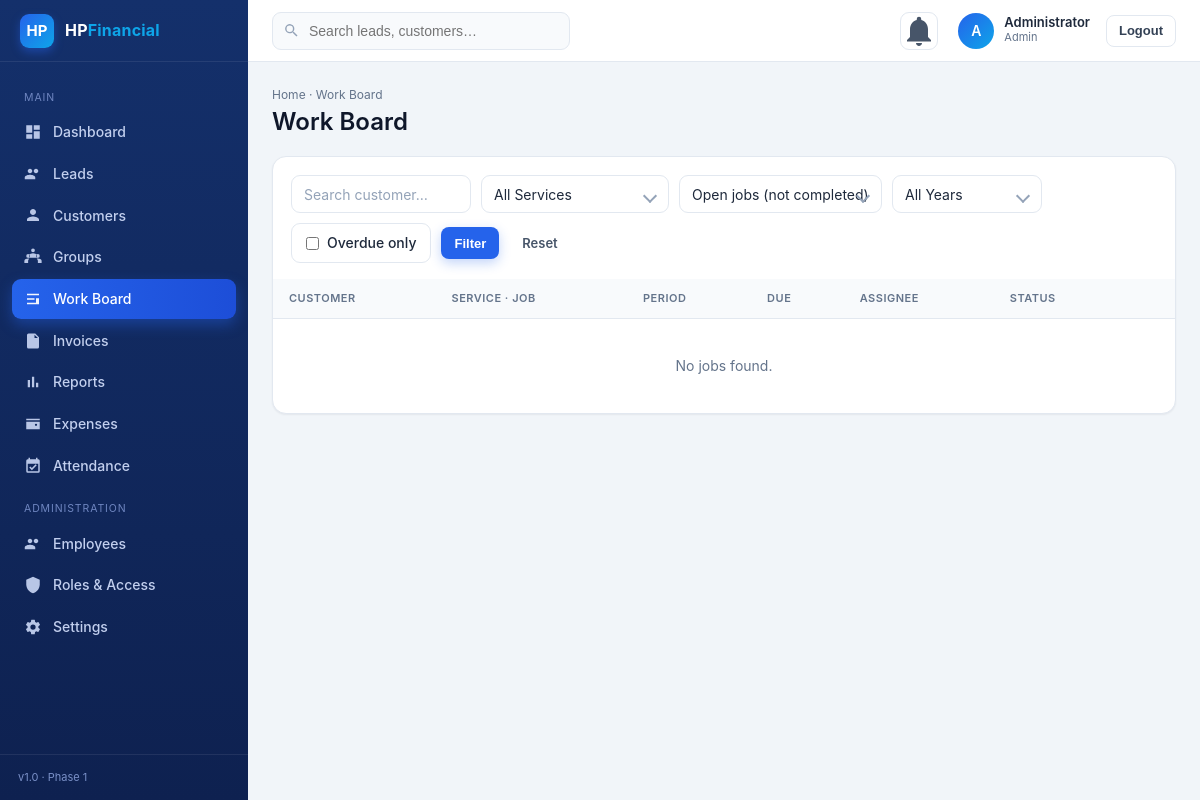
/work-board (signed in), run on the app's committed database.
### tables this page shows
CREATE TABLE users (
  id BIGINT UNSIGNED AUTO_INCREMENT PRIMARY KEY,
  name VARCHAR(120) NOT NULL,
  mobile VARCHAR(15) NOT NULL UNIQUE,
  email VARCHAR(150) NULL,
  password_hash VARCHAR(255) NOT NULL,
  role_id BIGINT UNSIGNED NOT NULL,
  status ENUM('active','inactive') NOT NULL DEFAULT 'active',
  must_change_password TINYINT(1) NOT NULL DEFAULT 1,
  last_login_at DATETIME NULL,
  created_by BIGINT UNSIGNED NULL,
  created_at DATETIME NOT NULL DEFAULT CURRENT_TIMESTAMP,
  updated_at DATETIME NOT NULL DEFAULT CURRENT_TIMESTAMP ON UPDATE CURRENT_TIMESTAMP,
  FOREIGN KEY (role_id) REFERENCES roles(id),
  INDEX(status)
);

CREATE TABLE roles (
  id BIGINT UNSIGNED AUTO_INCREMENT PRIMARY KEY,
  name VARCHAR(50) NOT NULL,
  slug VARCHAR(50) NOT NULL UNIQUE
);

### app/Core/Controller.php (called while the page is built, shortened)
<?php
abstract class Controller
{
    protected function view(string $template, array $data = [], string $layout = 'app'): void
    {
        extract($data, EXTR_SKIP);
        $content = (function () use ($template, $data) {
            extract($data, EXTR_SKIP);
            ob_start();
            require APP_PATH . '/Views/' . $template . '.php';
            return ob_get_clean();
        })();
        require APP_PATH . '/Views/layouts/' . $layout . '.php';
    }
}

### app/Controllers/ServiceJobController.php (called while the page is built, shortened)
<?php
class ServiceJobController extends Controller
{
    private function nav(): array { return ['unreadCount' => Notification::unreadCount(Auth::id())]; }
    public function board(): void
    {
        $f = Request::only(['service','status','assignee','overdue','financial_year','q']);
        $this->view('services/board', array_merge($this->nav(), [
            'pageTitle' => 'Work Board', 'activeNav' => 'board',
            'jobs' => ServiceJob::board($f),
            'services' => Service::activeList(),
            'fileStatuses' => FileStatus::activeList(),
            'employees' => User::activeList(), 'f' => $f,
        ]));
    }
}

### public/index.php (called while the page is built, shortened)
<?php
require dirname(__DIR__) . '/app/bootstrap.php';
$router = new Router();
$router->dispatch(Request::method(), Request::path());

### app/Helpers/functions.php (called while the page is built, shortened)
<?php
function e($v): string { return htmlspecialchars((string)($v ?? ''), ENT_QUOTES, 'UTF-8'); }
function base_url(): string
{
    $script = str_replace('\\', '/', dirname($_SERVER['SCRIPT_NAME'] ?? ''));
    return rtrim($script, '/');
}
function url(string $path = '/'): string
{
    return base_url() . '/' . ltrim($path, '/');
}
function asset(string $path): string { return url('assets/' . ltrim($path, '/')); }
function can(string $perm): bool { return Auth::can($perm); }
function active(string $page, string $current): string { return $page === $current ? 'active' : ''; }
function initials(string $name): string
{
    $p = preg_split('/\s+/', trim($name));
    return strtoupper(substr($p[0] ?? '', 0, 1) . (isset($p[1]) ? substr($p[1], 0, 1) : ''));
}

### app/Core/Auth.php (called while the page is built, shortened)
<?php
class Auth
{
    private static ?array $user = null;
    public static function check(): bool { return self::user() !== null; }
    public static function user(): ?array
    {
        if (self::$user !== null) return self::$user;
        $id = Session::get('user_id');
        $st = Database::pdo()->prepare("SELECT u.*, r.slug AS role_slug, r.name AS role_name
            FROM users u JOIN roles r ON r.id = u.role_id WHERE u.id = ? LIMIT 1");
        $st->execute([$id]);
        self::$user = $st->fetch() ?: null;
        return self::$user;
    }
    public static function isAdmin(): bool
    {
        $u = self::user();
        return $u && $u['role_slug'] === 'admin';
    }
    public static function can(string $perm): bool
    {
        return self::isAdmin() || in_array($perm, self::permissions(), true);
    }
}

### app/bootstrap.php (called while the page is built, shortened)
<?php
function env(string $key, $default = null) {
    return $_ENV[$key] ?? getenv($key) ?: $default;
}
spl_autoload_register(function (string $class) {
    $prefix = 'App\\';
    $rel = str_replace('\\', '/', substr($class, strlen($prefix)));
    $file = APP_PATH . '/' . $rel . '.php';
});
require APP_PATH . '/Helpers/functions.php';

### app/Core/Database.php (called while the page is built, shortened)
<?php
class Database
{
    private static ?PDO $pdo = null;
    public static function pdo(): PDO
    {
        if (self::$pdo === null) {
            $host = env('DB_HOST', '127.0.0.1');
            $port = env('DB_PORT', '3306');
            $name = env('DB_NAME', 'hp');
            $dsn  = "mysql:host=$host;port=$port;dbname=$name;charset=utf8mb4";
            self::$pdo = new PDO($dsn, env('DB_USER', 'root'), env('DB_PASS', ''), [
                PDO::ATTR_ERRMODE            => PDO::ERRMODE_EXCEPTION,
                PDO::ATTR_DEFAULT_FETCH_MODE => PDO::FETCH_ASSOC,
                PDO::ATTR_EMULATE_PREPARES   => false,
            ]);
        }
        return self::$pdo;
    }
}

### app/Core/Session.php (called while the page is built, shortened)
<?php
class Session
{
    public static function get(string $k, $d = null) { return $_SESSION[$k] ?? $d; }
}

### app/Core/Model.php (called while the page is built, shortened)
<?php
abstract class Model
{
    protected static function db(): PDO { return Database::pdo(); }
    public static function query(string $sql, array $params = []): array
    {
        $st = self::db()->prepare($sql);
        $st->execute($params);
        return $st->fetchAll();
    }
}

### app/Models/Service.php (called while the page is built, shortened)
<?php
class Service extends Model
{
    public static function activeList(): array
    {
        return self::query("SELECT * FROM services WHERE status='active' ORDER BY id");
    }
}

### app/Models/FileStatus.php (called while the page is built, shortened)
<?php
class FileStatus extends Model
{
    public static function activeList(): array
    {
        return self::query("SELECT * FROM file_statuses WHERE status='active' ORDER BY sort_order");
    }
}

### app/Views/services/board.php (the view, shortened to what this page needs)
<div class="page-head">
  <div><div class="crumb">Home · Work Board</div><h1>Work Board</h1></div>
</div>
<div class="card">
  <div class="card__body" style="padding-bottom:0">
    <form method="get" class="filter-bar">
      <input class="input" id="boardSearch" name="q" value="<?= e($f['q']??'') ?>" placeholder="Search customer…" style="width:180px" autocomplete="off">
      <div class="select-wrap"><select class="select" name="service"><option value="">All Services</option>
        <?php foreach ($services as $s): ?><option value="<?= e($s['code']) ?>" <?= ($f['service']??'')==$s['code']?'selected':'' ?>><?= e($s['name']) ?></option><?php endforeach; ?></select></div>
      <div class="select-wrap"><select class="select" name="status"><option value="">Open jobs (not completed)</option>
        <?php foreach ($fileStatuses as $fs): ?><option value="<?= $fs['id'] ?>" <?= ($f['status']??'')==$fs['id']?'selected':'' ?>><?= e($fs['name']) ?></option><?php endforeach; ?></select></div>
      <div class="select-wrap"><select class="select" name="financial_year"><option value="">All Years</option>
        <?php for($fy=2040;$fy>=2018;$fy--):$fyLabel=$fy.'-'.str_pad(($fy+1)%100,2,'0',STR_PAD_LEFT); ?>
        <?php endfor; ?></select></div>
      <label class="chip-check <?= !empty($f['overdue'])?'on':'' ?>"><input type="checkbox" name="overdue" value="1" <?= !empty($f['overdue'])?'checked':'' ?> onchange="this.form.submit()"> Overdue only</label>
      <button class="btn btn--primary btn--sm">Filter</button>
      <a href="<?= url('/work-board') ?>" class="btn btn--ghost btn--sm">Reset</a>
    </form>
  </div>
  <div class="table-wrap">
    <table class="tbl">
      <thead><tr><th>Customer</th><th>Service · Job</th><th>Period</th><th>Due</th><th>Assignee</th><th>Status</th><th></th></tr></thead>
      <tbody>
      <?php if (!$jobs): ?><tr><td colspan="7" class="empty" style="padding:36px">No jobs found.</td></tr>
      <?php else: foreach ($jobs as $j): $od = (($j['due_date'] && strtotime($j['due_date'])<strtotime('today')) || (!empty($j['due_date_2']) && strtotime($j['due_date_2'])<strtotime('today'))) && !in_array($j['status_name'], ['Completed','Discontinued'], true); ?>
        <tr style="<?= $od?'background:#fff7f7':'' ?>">
          <td class="cell-strong"><a href="<?= url('/customers/'.$j['customer_id']) ?>"><?= e($j['firm_name'] ?: $j['customer_name']) ?></a></td>
          <td><?= e($j['service_name']) ?><?= $j['sub_type']?' · '.e(strtoupper($j['sub_type'])):'' ?><?= e(job_kind_label($j)) ?></td>
          <td class="mono"><?= e($j['period_label'] ?: $j['financial_year'] ?: '—') ?></td>
          <td><?= $j['due_date']?due_pill($j['due_date']):'—' ?><?= !empty($j['due_date_2']) ? '<div style="margin-top:3px">'.due_pill($j['due_date_2']).'</div>' : '' ?></td>
          <td><?= $j['assignee_name']?'<span class="avatar-sm">'.e(initials($j['assignee_name'])).'</span>':'—' ?></td>
          <td><?= $j['status_name']?status_pill($j['status_name']):'<span class="pill pill--gray">—</span>' ?></td>
          <td class="text-right"><a href="<?= url('/jobs/'.$j['id'].'/edit') ?>" class="btn btn--light btn--sm">Open</a></td>
        </tr>
      <?php endforeach; endif; ?>
      </tbody>
    </table>
  </div>
</div>

### app/Core/Router.php (shortened to what this page needs)
<?php
class Router
{
    private array $routes = [];
    public function add(string $method, string $path, string $handler, array $opts = []): void
    {
        $this->routes[] = [
            'method'  => strtoupper($method),
            'path'    => $path,
            'handler' => $handler,
            'auth'    => $opts['auth'] ?? true,
            'perm'    => $opts['perm'] ?? null,
        ];
    }
    public function dispatch(string $method, string $uri): void
    {
        foreach ($this->routes as $r) {
            if ($r['method'] !== $method) continue;
            $pattern = '#^' . preg_replace('#\{[a-zA-Z_]+\}#', '([^/]+)', $r['path']) . '$#';
            if (!preg_match($pattern, $uri, $m)) continue;
            array_shift($m);
            if ($r['auth'] && !Auth::check()) {
                Session::set('intended', $uri);
                $this->go('/login');
            }
            [$class, $action] = explode('@', $r['handler']);
            (new $fqcn)->$action(...$m);
            return;
        }
    }
}

### app/Views/layouts/app.php (shortened to what this page needs)
<?php
$u = Auth::user();
$active = $activeNav ?? '';
$nav = [
  ['Main'],
  ['dashboard','Dashboard','/', true],
  ['leads','Leads','/leads', can('leads.view')],
  ['customers','Customers','/customers', can('customers.view')],
  ['families','Groups','/families', can('customers.view')],
  ['board','Work Board','/work-board', can('services.view')],
  ['invoices','Invoices','/invoices', can('invoices.manage')],
  ['reports','Reports','/reports', can('reports.view')],
  ['expenses','Expenses','/expenses', can('expenses.manage')],
  ['attendance', can('attendance.manage') ? 'Attendance' : 'My Attendance', '/attendance', true],
  ['Administration'],
  ['employees','Employees','/employees', can('employees.view')],
  ['roles','Roles & Access','/roles', can('roles.manage')],
  ['settings','Settings','/settings', can('settings.manage')],
];
$icons = [
  'dashboard'=>'M3 13h8V3H3v10zm0 8h8v-6H3v6zm10 0h8V11h-8v10zm0-18v6h8V3h-8z',
  'leads'=>'M16 11c1.66 0 3-1.34 3-3s-1.34-3-3-3-3 1.34-3 3 1.34 3 3 3zm-8 0c1.66 0 3-1.34 3-3S9.66 5 8 5 5 6.34 5 8s1.34 3 3 3zm0 2c-2.33 0-7 1.17-7 3.5V19h14v-2.5C15 14.17 10.33 13 8 13z',
  'customers'=>'M12 12c2.21 0 4-1.79 4-4s-1.79-4-4-4-4 1.79-4 4 1.79 4 4 4zm0 2c-2.67 0-8 1.34-8 4v2h16v-2c0-2.66-5.33-4-8-4z',
  'families'=>'M12 5.5A2.5 2.5 0 1 1 12 .5a2.5 2.5 0 0 1 0 5zM5.5 13a2.5 2.5 0 1 1 0-5 2.5 2.5 0 0 1 0 5zm13 0a2.5 2.5 0 1 1 0-5 2.5 2.5 0 0 1 0 5zM12 7c-2 0-5 1-5 3v3h10v-3c0-2-3-3-5-3zM5.5 14C3.5 14 .5 15 .5 17v3h5v-3c0-1 .5-2 1.5-2.7-.5-.2-1-.3-1.5-.3zm13 0c-.5 0-1 .1-1.5.3 1 .7 1.5 1.7 1.5 2.7v3h5v-3c0-2-3-3-5-3z',
  'expenses'=>'M21 7H3V5h18v2zm0 2v10H3V9h18zm-5 5.5a1.5 1.5 0 1 0 0-3 1.5 1.5 0 0 0 0 3z',
  'attendance'=>'M19 3h-1V1h-2v2H8V1H6v2H5a2 2 0 0 0-2 2v14a2 2 0 0 0 2 2h14a2 2 0 0 0 2-2V5a2 2 0 0 0-2-2zm0 16H5V9h14v10zm-8.5-1.5L7 14l1.4-1.4 2.1 2.1 5-5L17 11l-6.5 6.5z',
  'invoices'=>'M6 2h9l5 5v13a2 2 0 0 1-2 2H6a2 2 0 0 1-2-2V4a2 2 0 0 1 2-2zm8 1.5V8h4.5L14 3.5zM8 12h8v1.5H8V12zm0 3h8v1.5H8V15zm0 3h5v1.5H8V18z',
  'board'=>'M4 5h16v2H4V5zm0 6h10v2H4v-2zm0 6h16v2H4v-2zM16 11h4v6h-4v-6z',
  'reports'=>'M5 9.2h3V19H5V9.2zM10.6 5h3v14h-3V5zm5.6 8H19v6h-3v-6z',
  'employees'=>'M16 11c1.66 0 3-1.34 3-3s-1.34-3-3-3-3 1.34-3 3 1.34 3 3 3zm-8 0c1.66 0 3-1.34 3-3S9.66 5 8 5 5 6.34 5 8s1.34 3 3 3zm0 2c-2.33 0-7 1.17-7 3.5V19h14v-2.5C15 14.17 10.33 13 8 13z',
  'roles'=>'M12 1L3 5v6c0 5.55 3.84 10.74 9 12 5.16-1.26 9-6.45 9-12V5l-9-4z',
  'settings'=>'M19.14 12.94a7.49 7.49 0 0 0 .05-1.88l2.03-1.58a.5.5 0 0 0 .12-.64l-1.92-3.32a.5.5 0 0 0-.6-.22l-2.39.96a7.3 7.3 0 0 0-1.62-.94l-.36-2.54a.5.5 0 0 0-.5-.42h-3.84a.5.5 0 0 0-.5.42l-.36 2.54c-.59.24-1.13.56-1.62.94l-2.39-.96a.5.5 0 0 0-.6.22L2.62 8.84a.5.5 0 0 0 .12.64l2.03 1.58a7.49 7.49 0 0 0 0 1.88L2.74 14.5a.5.5 0 0 0-.12.64l1.92 3.32a.5.5 0 0 0 .6.22l2.39-.96c.49.38 1.03.7 1.62.94l.36 2.54a.5.5 0 0 0 .5.42h3.84a.5.5 0 0 0 .5-.42l.36-2.54c.59-.24 1.13-.56 1.62-.94l2.39.96a.5.5 0 0 0 .6-.22l1.92-3.32a.5.5 0 0 0-.12-.64l-2.03-1.58zM12 15.5A3.5 3.5 0 1 1 12 8.5a3.5 3.5 0 0 1 0 7z',
];
?><!DOCTYPE html>
<html lang="en">
<head>
<link rel="stylesheet" href="<?= asset('css/theme.css') ?>">
</head>
<body>
<div class="app">
  <aside class="sidebar" id="sidebar">
    <div class="sidebar__brand">
      <div class="brand__logo">HP</div>
      <div class="brand__name">HP<span>Financial</span></div>
    </div>
    <nav class="nav">
      <?php foreach ($nav as $item): ?>
        <?php if (count($item) === 1): ?>
          <div class="nav__label"><?= e($item[0]) ?></div>
        <?php elseif ($item[3]): ?>
          <a class="nav__item <?= active($item[0], $active) ?>" href="<?= url($item[2]) ?>">
            <svg viewBox="0 0 24 24" fill="currentColor"><path d="<?= $icons[$item[0]] ?>"/></svg>
            <span><?= e($item[1]) ?></span>
          </a>
        <?php endif; ?>
      <?php endforeach; ?>
    </nav>
    <div style="padding:14px 18px;border-top:1px solid rgba(255,255,255,.08);font-size:11px;color:#7a90c8">v1.0 · Phase 1</div>
  </aside>
  <div class="main">
    <header class="topbar">
      <div class="topbar__search" id="globalSearchWrap">
        <svg viewBox="0 0 24 24" fill="currentColor"><path d="M15.5 14h-.79l-.28-.27a6.5 6.5 0 1 0-.7.7l.27.28v.79l5 4.99L20.49 19l-4.99-5zm-6 0A4.5 4.5 0 1 1 14 9.5 4.5 4.5 0 0 1 9.5 14z"/></svg>
        <input type="text" id="globalSearch" placeholder="Search leads, customers…" autocomplete="off">
      </div>
      <a class="icon-btn" href="<?= url('/notifications') ?>" title="Notifications">
        <svg viewBox="0 0 24 24" fill="currentColor"><path d="M12 22c1.1 0 2-.9 2-2h-4c0 1.1.9 2 2 2zm6-6v-5c0-3.07-1.63-5.64-4.5-6.32V4a1.5 1.5 0 0 0-3 0v.68C7.64 5.36 6 7.92 6 11v5l-2 2v1h16v-1l-2-2z"/></svg>
      </a>
      <form method="post" action="<?= url('/logout') ?>" style="display:flex;align-items:center;gap:10px;margin:0">
        <div class="user-chip">
          <div class="avatar"><?= e(initials($u['name'] ?? 'U')) ?></div>
          <div class="user-chip__info">
            <div class="user-chip__name"><?= e($u['name'] ?? '') ?></div>
            <div class="user-chip__role"><?= e($u['role_name'] ?? '') ?></div>
          </div>
        </div>
        <button class="btn btn--light btn--sm" type="submit" title="Logout">
          <span class="logout-label">Logout</span>
        </button>
      </form>
    </header>
    <div id="page">
      <div class="content">
        <?= $content ?>
      </div>
    </div>
  </div>
</div>
</body>
</html>

### data on the page
users: name "A", name "Administrator", role.name "Admin"

### other printed values
$item[0] "MAIN"
$item[1] "Dashboard"
$item[1] "Leads"
$item[1] "Customers"
$item[1] "Groups"
$item[1] "Work Board"
$item[1] "Invoices"
$item[1] "Reports"
$item[1] "Expenses"
$item[1] "Attendance"
$item[0] "ADMINISTRATION"
$item[1] "Employees"
$item[1] "Roles & Access"
$item[1] "Settings"
